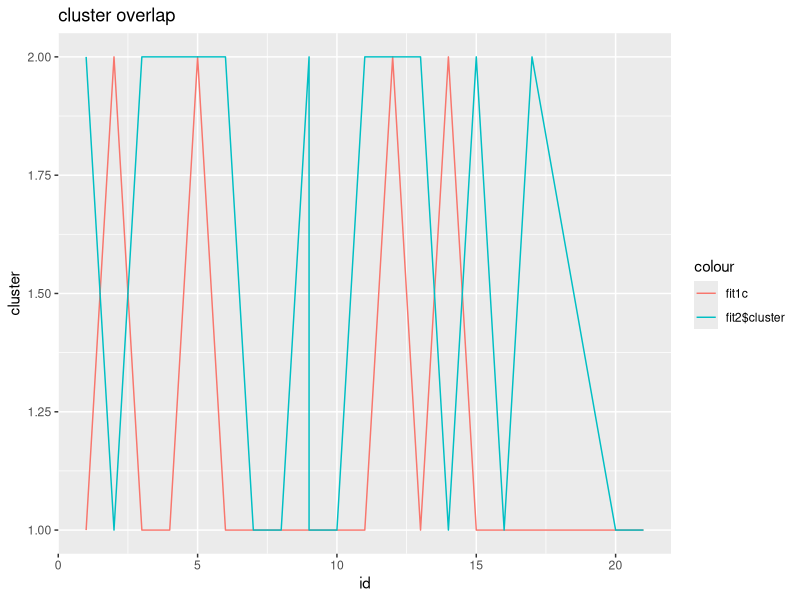

Write the R code that produced this figure.
## ---- chunk 1
t1<-read.csv("cluster-class-data.csv")

t2<-dplyr::select(t1, 4:13)
t3 <- na.omit(t2)

v1<-ifelse(t3$QID3 == "Yes", 1,0)
v2<-ifelse(t3$QID4 == "j-iff", 1,0)

t4<-dplyr::select(t3, 3:10)

t5 <- data.frame(v1, v2, t4)
t6<-scale(t5)

fit1 <- kmeans(t6, 2)


fit1$cluster
t7 <- data.frame(t6, fit1$cluster)



 s1 <- dplyr::select(t1, 14:16)

 s2<-na.omit(s1)
 
lat<-as.data.frame(c(37.57,42.29,31.23,22.54,36.65,-33.02,39.14,35.09,24.47,30.44,29.87,22.54,28.70,40.71,23.02,21.31,39.90,41.14,39.96,40.89,41.43))
 
lon<-as.data.frame(c(126.98,-71.29,121.47,114.06,117.12,-77.55,-77.72,-92.44,118.09,-84.28,121.54,114.06,77.10,-74.01,113.75,-157.86,116.41,-73.36,-82.99,-74.48,-74.04))

s2<-cbind(lat,lon)
 
s2<-scale(s2)
fit2 <- kmeans(s2, 2)
s3<- data.frame(s2, fit2$cluster)
names(s3)<-c("lat","lon","value")
id<-c(1,2,3,4,5,6,7,8,9,10,11,12,13,14,15,16,17,8,9,20,21)
id<-as.data.frame(id)

fit1c<-as.data.frame(fit1$cluster)

fit1c<-fit1c[2:22,]

total<-cbind(id, fit1c, fit2$cluster)

library(ggplot2)
ll<-ggplot(total, aes(id)) + 
  geom_line(aes(y = fit1c, colour = "fit1c")) + 
  geom_line(aes(y = fit2$cluster, colour = "fit2$cluster"))+
ggtitle("cluster overlap") +
  labs(x="id",y="cluster")
ll


